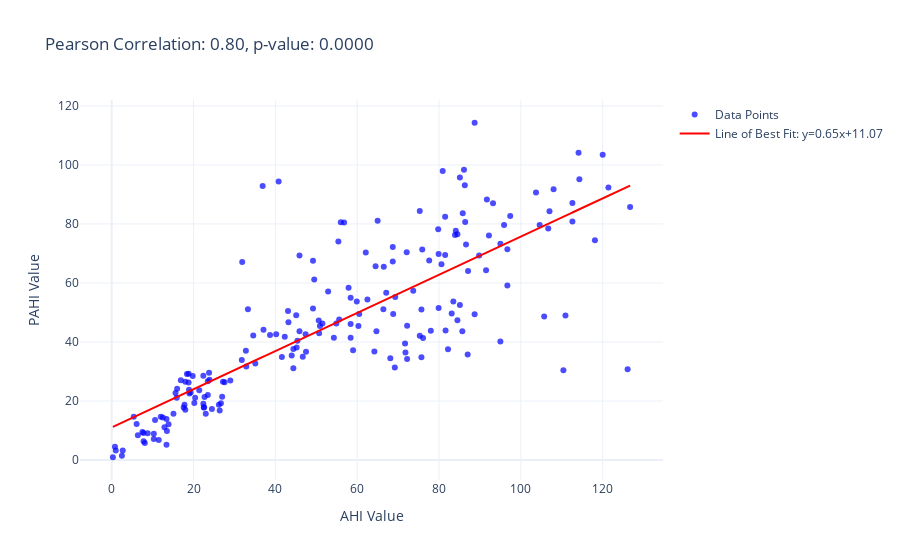

Here is the notebook cell this chart was saved with:
### Markdown cell above
Calling plot correlation

### Code cell
plot_correlation(df, 'AHI', 'PAHI', False)

### Figure 1 — Plotly figure (JSON) as saved in the notebook; plotly's stock layout.template omitted (floating-point values rounded to 4 significant figures; data arrays with more than 128 entries replaced by an {"elided": "..."} marker saying what was removed)
{"data": [{"marker": {"color": "blue", "opacity": 0.7}, "mode": "markers", "name": "Data Points", "type": "scatter", "x": {"elided": "194 float values"}, "y": {"elided": "194 float values"}}, {"line": {"color": "red"}, "mode": "lines", "name": "Line of Best Fit: y=0.65x+11.07", "type": "scatter", "x": {"elided": "194 float values"}, "y": {"elided": "194 float values"}}], "layout": {"title": {"text": "Pearson Correlation: 0.80, p-value: 0.0000"}, "xaxis": {"title": {"text": "AHI Value"}}, "yaxis": {"title": {"text": "PAHI Value"}}}}
